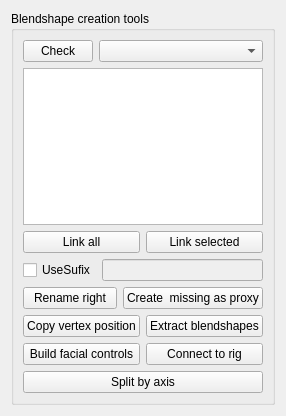
<?xml version="1.0" encoding="UTF-8"?>
<ui version="4.0">
 <class>Form</class>
 <widget class="QWidget" name="Form">
  <property name="geometry">
   <rect>
    <x>0</x>
    <y>0</y>
    <width>277</width>
    <height>416</height>
   </rect>
  </property>
  <property name="windowTitle">
   <string>Form</string>
  </property>
  <layout class="QVBoxLayout" name="verticalLayout">
   <item>
    <widget class="QGroupBox" name="groupBox">
     <property name="title">
      <string>Blendshape creation tools</string>
     </property>
     <layout class="QVBoxLayout" name="verticalLayout_2">
      <item>
       <layout class="QHBoxLayout" name="horizontalLayout">
        <item>
         <widget class="QPushButton" name="CheckBtn">
          <property name="maximumSize">
           <size>
            <width>70</width>
            <height>16777215</height>
           </size>
          </property>
          <property name="text">
           <string>Check</string>
          </property>
         </widget>
        </item>
        <item>
         <widget class="QComboBox" name="ListCBx"/>
        </item>
       </layout>
      </item>
      <item>
       <widget class="QListWidget" name="listWidget"/>
      </item>
      <item>
       <layout class="QHBoxLayout" name="horizontalLayout_2">
        <item>
         <widget class="QPushButton" name="LinkAllBtn">
          <property name="text">
           <string>Link all</string>
          </property>
         </widget>
        </item>
        <item>
         <widget class="QPushButton" name="LinkSelectedBtn">
          <property name="text">
           <string>Link selected</string>
          </property>
         </widget>
        </item>
       </layout>
      </item>
      <item>
       <layout class="QHBoxLayout" name="horizontalLayout_3">
        <item>
         <widget class="QCheckBox" name="UseSufixChkBx">
          <property name="text">
           <string>UseSufix</string>
          </property>
         </widget>
        </item>
        <item>
         <widget class="QLineEdit" name="PrefixLineEdit">
          <property name="enabled">
           <bool>false</bool>
          </property>
         </widget>
        </item>
       </layout>
      </item>
      <item>
       <layout class="QHBoxLayout" name="horizontalLayout_4">
        <item>
         <widget class="QPushButton" name="renameRightBtn">
          <property name="text">
           <string>Rename right</string>
          </property>
         </widget>
        </item>
        <item>
         <widget class="QPushButton" name="createMissingBtn">
          <property name="text">
           <string>Create  missing as proxy</string>
          </property>
         </widget>
        </item>
       </layout>
      </item>
      <item>
       <layout class="QHBoxLayout" name="horizontalLayout_5">
        <item>
         <widget class="QPushButton" name="copy_vertex_position_btn">
          <property name="text">
           <string>Copy vertex position</string>
          </property>
         </widget>
        </item>
        <item>
         <widget class="QPushButton" name="extract_blendshapes_btn">
          <property name="text">
           <string>Extract blendshapes</string>
          </property>
         </widget>
        </item>
       </layout>
      </item>
      <item>
       <layout class="QHBoxLayout" name="horizontalLayout_6">
        <item>
         <widget class="QPushButton" name="build_facial_controls_btn">
          <property name="text">
           <string>Build facial controls</string>
          </property>
         </widget>
        </item>
        <item>
         <widget class="QPushButton" name="connectRigBtn">
          <property name="text">
           <string>Connect to rig</string>
          </property>
         </widget>
        </item>
       </layout>
      </item>
      <item>
       <widget class="QPushButton" name="split_by_axis_btn">
        <property name="text">
         <string>Split by axis</string>
        </property>
       </widget>
      </item>
     </layout>
    </widget>
   </item>
  </layout>
 </widget>
 <resources/>
 <connections/>
</ui>
